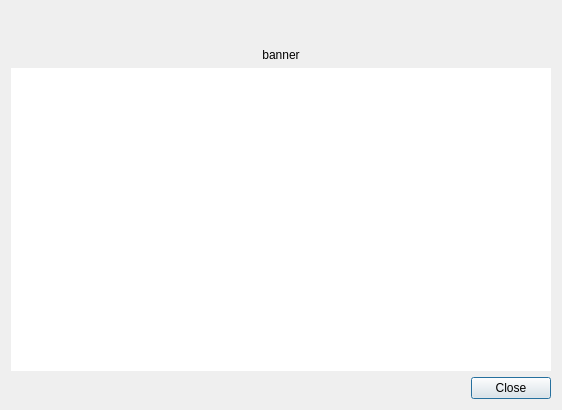
<?xml version="1.0" encoding="UTF-8"?>
<ui version="4.0">
 <class>ShowDialog</class>
 <widget class="QDialog" name="ShowDialog">
  <property name="geometry">
   <rect>
    <x>0</x>
    <y>0</y>
    <width>562</width>
    <height>410</height>
   </rect>
  </property>
  <property name="windowTitle">
   <string>Show</string>
  </property>
  <layout class="QGridLayout" name="gridLayout">
   <item row="3" column="0">
    <widget class="QDialogButtonBox" name="buttonBox">
     <property name="orientation">
      <enum>Qt::Horizontal</enum>
     </property>
     <property name="standardButtons">
      <set>QDialogButtonBox::Close</set>
     </property>
    </widget>
   </item>
   <item row="0" column="0">
    <widget class="QLabel" name="nameLabel">
     <property name="font">
      <font>
       <pointsize>20</pointsize>
       <weight>75</weight>
       <bold>true</bold>
      </font>
     </property>
     <property name="text">
      <string>&lt;name&gt;</string>
     </property>
     <property name="alignment">
      <set>Qt::AlignCenter</set>
     </property>
    </widget>
   </item>
   <item row="1" column="0">
    <widget class="QLabel" name="bannerLabel">
     <property name="text">
      <string>banner</string>
     </property>
     <property name="alignment">
      <set>Qt::AlignCenter</set>
     </property>
    </widget>
   </item>
   <item row="2" column="0">
    <widget class="QTextEdit" name="overviewEdit">
     <property name="frameShape">
      <enum>QFrame::NoFrame</enum>
     </property>
     <property name="readOnly">
      <bool>true</bool>
     </property>
    </widget>
   </item>
  </layout>
 </widget>
 <resources/>
 <connections>
  <connection>
   <sender>buttonBox</sender>
   <signal>accepted()</signal>
   <receiver>ShowDialog</receiver>
   <slot>accept()</slot>
   <hints>
    <hint type="sourcelabel">
     <x>248</x>
     <y>254</y>
    </hint>
    <hint type="destinationlabel">
     <x>157</x>
     <y>274</y>
    </hint>
   </hints>
  </connection>
  <connection>
   <sender>buttonBox</sender>
   <signal>rejected()</signal>
   <receiver>ShowDialog</receiver>
   <slot>reject()</slot>
   <hints>
    <hint type="sourcelabel">
     <x>316</x>
     <y>260</y>
    </hint>
    <hint type="destinationlabel">
     <x>286</x>
     <y>274</y>
    </hint>
   </hints>
  </connection>
 </connections>
</ui>
